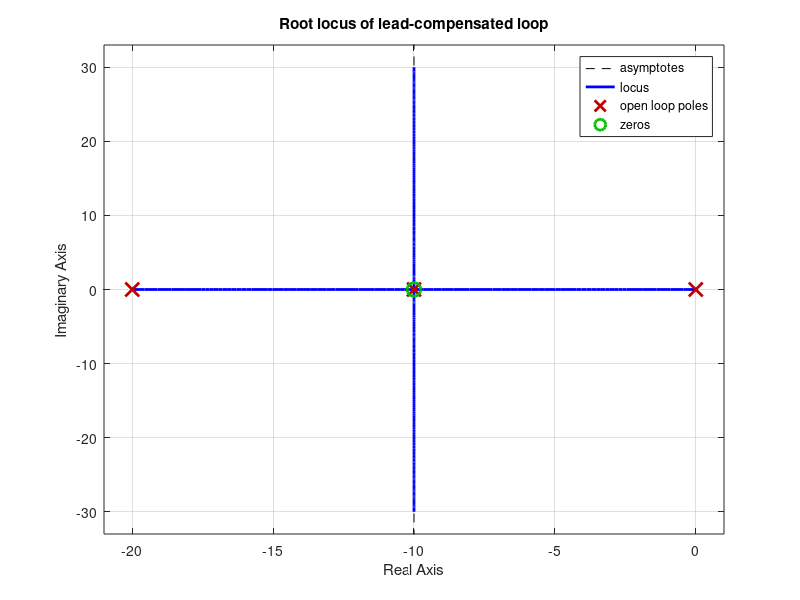
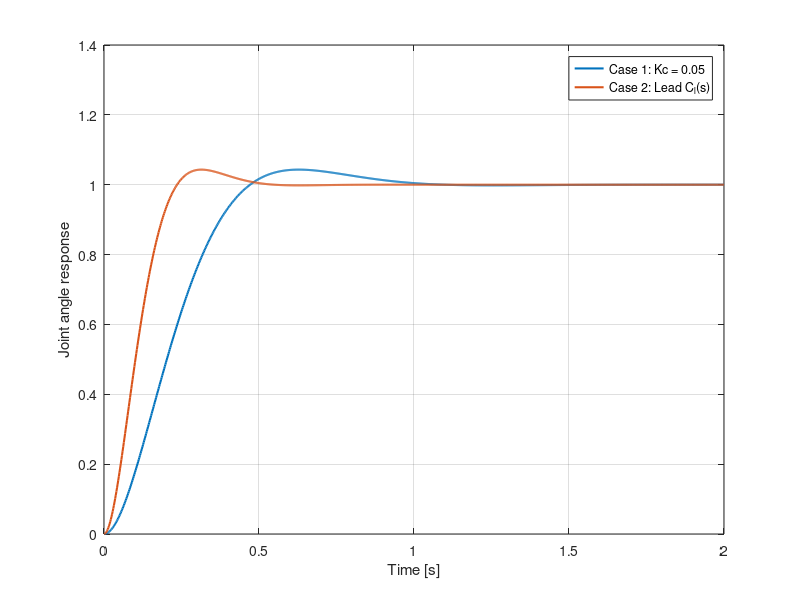

MATLAB code for these plots, in order:
% Plant and variable s
s = tf('s');
G = 100 / (s * (0.1 * s + 1));

% --- Case Study 1: proportional control ---
Kc1 = 0.05;
C1 = Kc1;
L1 = C1 * G;
T1 = feedback(L1, 1);

% --- Case Study 2: lead compensator ---
Kc2 = 0.2;
C_lead = Kc2 * (s + 10) / (s + 20);
L2 = C_lead * G;
T2 = feedback(L2, 1);

% Root locus of compensated system
figure;
rlocus(L2);
title('Root locus of lead-compensated loop');

% Step responses
t = 0:0.002:2;
[y1, t1] = step(T1, t);
[y2, t2] = step(T2, t);

figure;
plot(t1, y1, 'LineWidth', 1.5); hold on;
plot(t2, y2, 'LineWidth', 1.5);
grid on;
xlabel('Time [s]');
ylabel('Joint angle response');
legend('Case 1: Kc = 0.05', 'Case 2: Lead C_l(s)');

% Simulink implementation:
%  - Use a Transfer Fcn block for G(s).
%  - Implement C1(s) = Kc1 as a Gain block, or C_l(s) as a series of
%    Zero-Pole blocks (zero at -10, pole at -20) plus a Gain block 0.2.
%  - Close the unity feedback loop around the joint and apply step inputs
%    to observe tracking performance.
